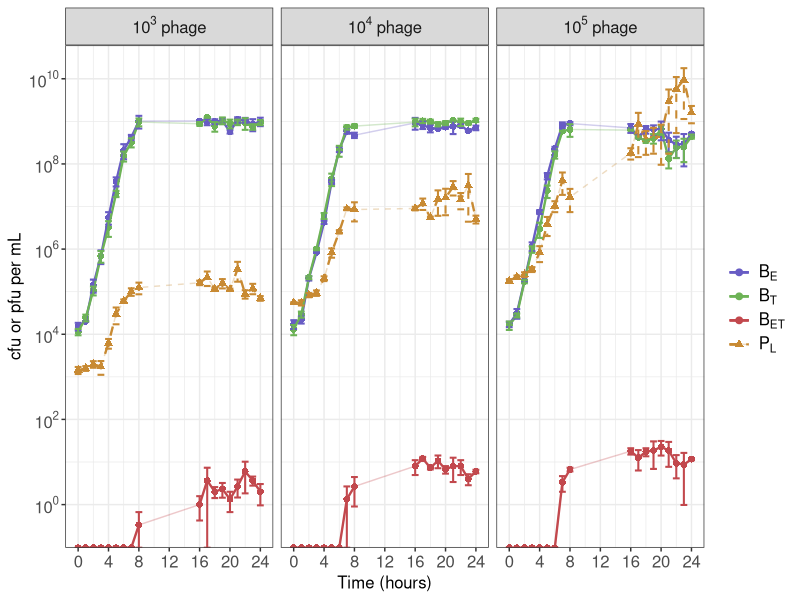
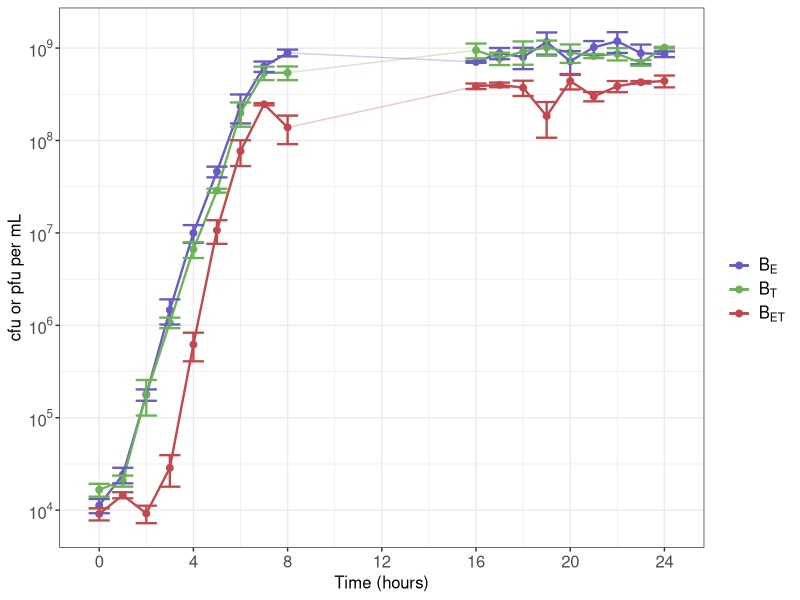
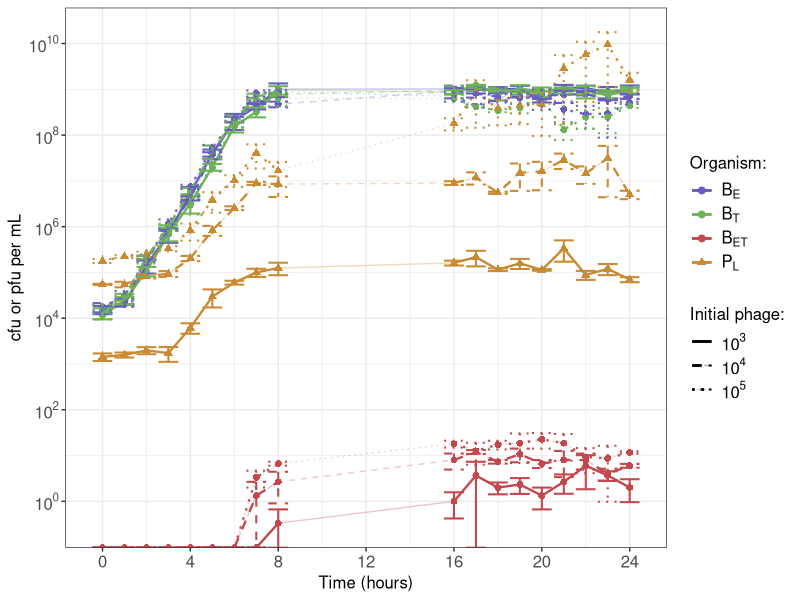
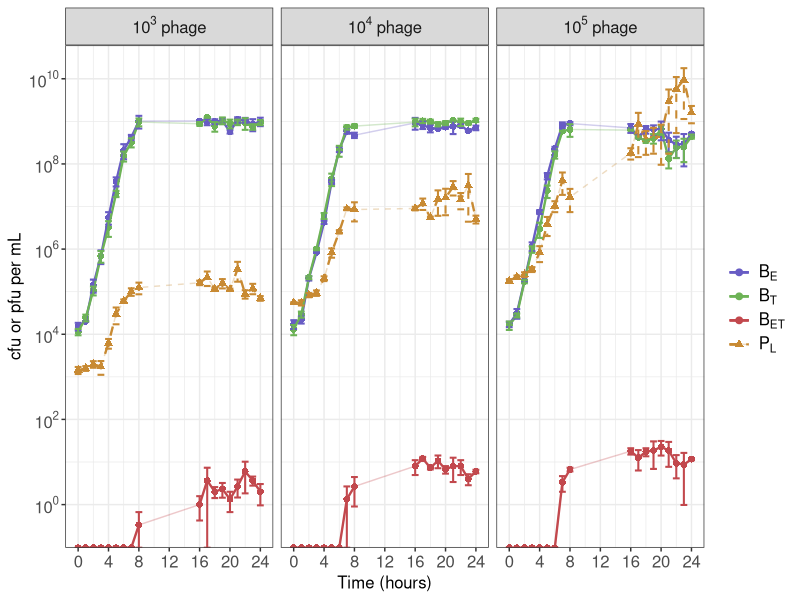
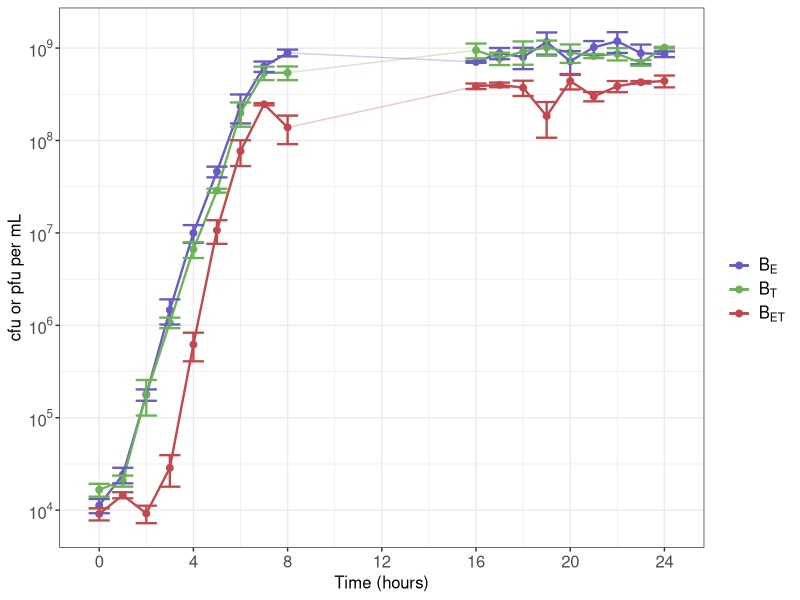
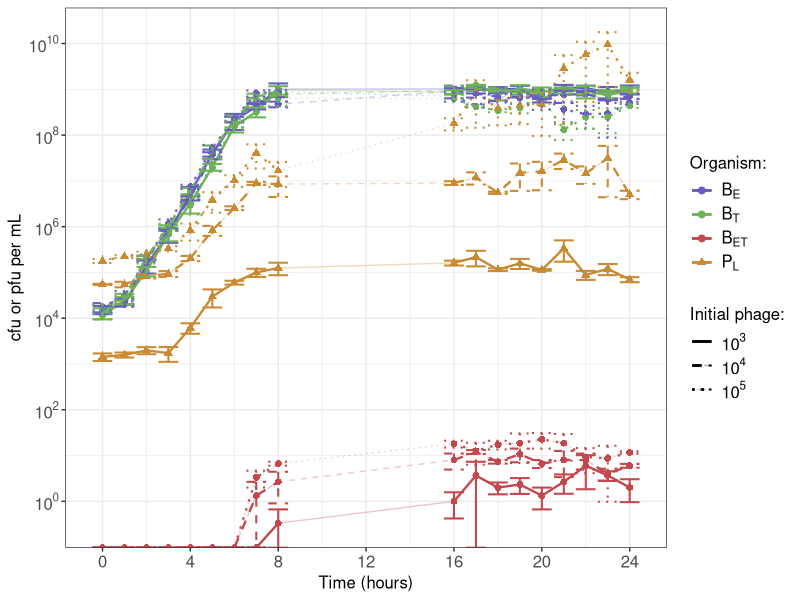

Write R code to recreate these figures, in order.

library(ggplot2)
library(scales)
library(dplyr)

"#8d57bf"
"#aca549"
"#944d61"
"#79a097"

data = read.csv(here::here("Lab", "Triculture", "summary.csv"))
data3 = read.csv(here::here("Lab", "Transduction", "summary_10_3.csv"))
data4 = read.csv(here::here("Lab", "Transduction", "summary_10_4.csv"))
data5 = read.csv(here::here("Lab", "Transduction", "summary_10_5.csv"))

data$Type = "No phage"
data3$Type = "10^3"
data4$Type = "10^4"
data5$Type = "10^5"

data_all = rbind(data, data3, data4, data5) %>%
  filter(Bacteria != "Total") %>%
  mutate(Bacteria=replace(Bacteria, Bacteria=="EryR", "Be")) %>%
  mutate(Bacteria=replace(Bacteria, Bacteria=="TetR", "Bt")) %>%
  mutate(Bacteria=replace(Bacteria, Bacteria=="DRP", "Bet")) %>%
  mutate(Bacteria=replace(Bacteria, Bacteria=="P", "Pl"))

data_all$group = data_all$Bacteria
data_all = data_all %>% 
  mutate(group = replace(group, Bacteria %in% c("Be","Bt","Bet"), "other"))


data_all$Type = as.factor(data_all$Type)
data_all$Type = factor(data_all$Type, levels(data_all$Type)[c(4,1,2,3)])
levels(data_all$Type) = c("No phage",
                          expression(paste(10^3, " phage")),
                          expression(paste(10^4, " phage")),
                          expression(paste(10^5, " phage")))

data_all$Bacteria = as.factor(data_all$Bacteria)
data_all$Bacteria = factor(data_all$Bacteria, levels(data_all$Bacteria)[c(1,3,2,4)])

ggplot(data_all %>% filter(Type != "No phage"), aes(x=Time, y=Mean, colour=Bacteria, linetype=Bacteria))+
  geom_point(aes(shape = group), size = 2)+
  geom_line(alpha=0.3)+
  geom_line(data = data_all %>% filter(Type != "No phage") %>% filter(Time < 9), size = 0.8) +
  geom_line(data = data_all %>% filter(Type != "No phage") %>% filter(Time > 15), size = 0.8) +
  geom_errorbar(aes(x=Time, ymin=se_min, ymax=se_max), size = 0.7) +
  scale_x_continuous(breaks=seq(0,max(data$Time),4))+
  scale_y_continuous(trans=log10_trans(),
                     breaks=trans_breaks("log10", function(x) 10^x),
                     labels=trans_format("log10", math_format(10^.x)))+
  labs(y = "cfu or pfu per mL", x = "Time (hours)", colour = "")+
  theme_bw() +
  facet_wrap(~Type, labeller = label_parsed) +
  scale_colour_manual(values=c("#685cc4","#6db356","#c2484d","#c88a33"),
                      labels = c(expression(B[E]),
                                 expression(B[T]),
                                 expression(B[ET]),
                                 expression(P[L])),
                      guide = guide_legend(override.aes = list(linetype = c(1,1,1,2),
                                                               shape = c(19,19,19,17)))) +
  scale_linetype_manual(values = c(1,1,1,2)) +
  guides(linetype = F, shape = F) +
  theme(axis.text.x = element_text(size=12),
        axis.title.x = element_text(size=12),
        axis.text.y = element_text(size=12),
        axis.title.y = element_text(size=12),
        legend.text = element_text(size=12),
        strip.text.x = element_text(size=12))


ggsave(here::here("Lab", "Plots", "all_lab_data_wrap.png"))


ggplot(data_all %>% filter(Type == "No phage"), aes(x=Time, y=Mean, colour=Bacteria))+
  geom_point(size = 2)+
  geom_line(alpha=0.3)+
  geom_line(data = data_all %>% filter(Type == "No phage") %>% filter(Time < 9), size = 0.8) +
  geom_line(data = data_all %>% filter(Type == "No phage") %>% filter(Time > 15), size = 0.8) +
  geom_errorbar(aes(x=Time, ymin=se_min, ymax=se_max), size = 0.8) +
  scale_x_continuous(breaks=seq(0,max(data$Time),4))+
  scale_y_continuous(trans=log10_trans(),
                     breaks=trans_breaks("log10", function(x) 10^x),
                     labels=trans_format("log10", math_format(10^.x)))+
  labs(y = "cfu or pfu per mL", x = "Time (hours)", colour = "")+
  theme_bw() +
  scale_colour_manual(values=c("#685cc4","#6db356","#c2484d"),
                      labels = c(expression(B[E]),
                                 expression(B[T]),
                                 expression(B[ET]))) +
  guides(linetype = F) +
  theme(axis.text.x = element_text(size=12),
        axis.title.x = element_text(size=12),
        axis.text.y = element_text(size=12),
        axis.title.y = element_text(size=12),
        legend.text = element_text(size=12),
        strip.text.x = element_text(size=12))

ggsave(here::here("Lab", "Plots", "growth_lab_data.png"))


ggplot(data_all %>% filter(Type != "No phage"), aes(x=Time, y=Mean,
                                                    colour=Bacteria, linetype= Type))+
  geom_point(aes(shape = group), size = 2)+
  geom_line(alpha=0.3)+
  geom_line(data = data_all %>% filter(Type != "No phage") %>% filter(Time < 9), size = 0.8) +
  geom_line(data = data_all %>% filter(Type != "No phage") %>% filter(Time > 15), size = 0.8) +
  geom_errorbar(aes(x=Time, ymin=se_min, ymax=se_max), size = 0.7) +
  scale_x_continuous(breaks=seq(0,max(data$Time),4))+
  scale_y_continuous(trans=log10_trans(),
                     breaks=trans_breaks("log10", function(x) 10^x),
                     labels=trans_format("log10", math_format(10^.x)))+
  labs(y = "cfu or pfu per mL", x = "Time (hours)", colour = "Organism:", linetype = "Initial phage:")+
  theme_bw() +
  scale_colour_manual(values=c("#685cc4","#6db356","#c2484d","#c88a33"),
                      labels = c(expression(B[E]),
                                 expression(B[T]),
                                 expression(B[ET]),
                                 expression(P[L])),
                      guide = guide_legend(override.aes = list(shape = c(19,19,19,17)))) +
  scale_linetype_manual(values = c(1,2,3),
                        labels = c(expression(10^3),
                                   expression(10^4),
                                   expression(10^5))) +
  guides(shape = F) +
  theme(axis.text.x = element_text(size=12),
        axis.title.x = element_text(size=12),
        axis.text.y = element_text(size=12),
        axis.title.y = element_text(size=12),
        legend.text = element_text(size=12),
        legend.title = element_text(size=12),
        strip.text.x = element_text(size=12))

ggsave(here::here("Lab", "Plots", "all_lab_data_together.png"))


fitness = function(data, str1, str2){
  
  str1_0 = data %>%
    filter(Time == 0 & Bacteria == str1) %>%
    select(c("data1", "data2", "data3"))
  
  str1_24 = data %>%
    filter(Time == 24 & Bacteria == str1) %>%
    select(c("data1", "data2", "data3"))
  
  str2_0 = data %>%
    filter(Time == 0 & Bacteria == str2) %>%
    select(c("data1", "data2", "data3"))
  
  str2_24 = data %>%
    filter(Time == 24 & Bacteria == str2) %>%
    select(c("data1", "data2", "data3"))
  
  str1_w = log(str1_24/str1_0)
  str2_w = log(str2_24/str2_0)
  
  tt = str1_w/str2_w
  tt$Mean = rowMeans(tt)
  tt$sd = sd(tt[1,1:3])
  tt$sd_min = tt$Mean - tt$sd
  tt$sd_max = tt$Mean + tt$sd
  
  tt
  
}

fitness(data, "EryR", "TetR")
fitness(data, "DRP", "EryR")
fitness(data, "DRP", "TetR")

